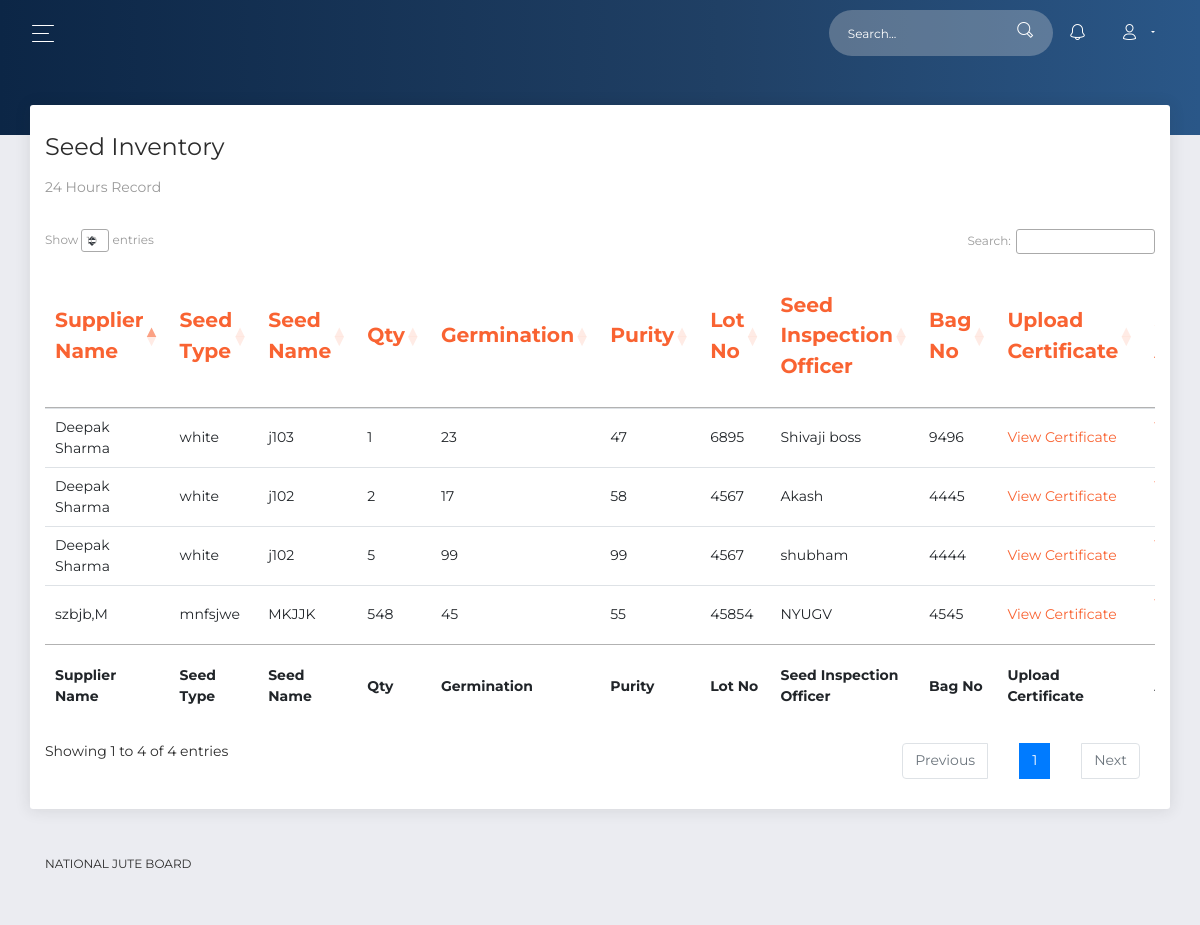
The app's page /viewseed.php (signed in), older data.
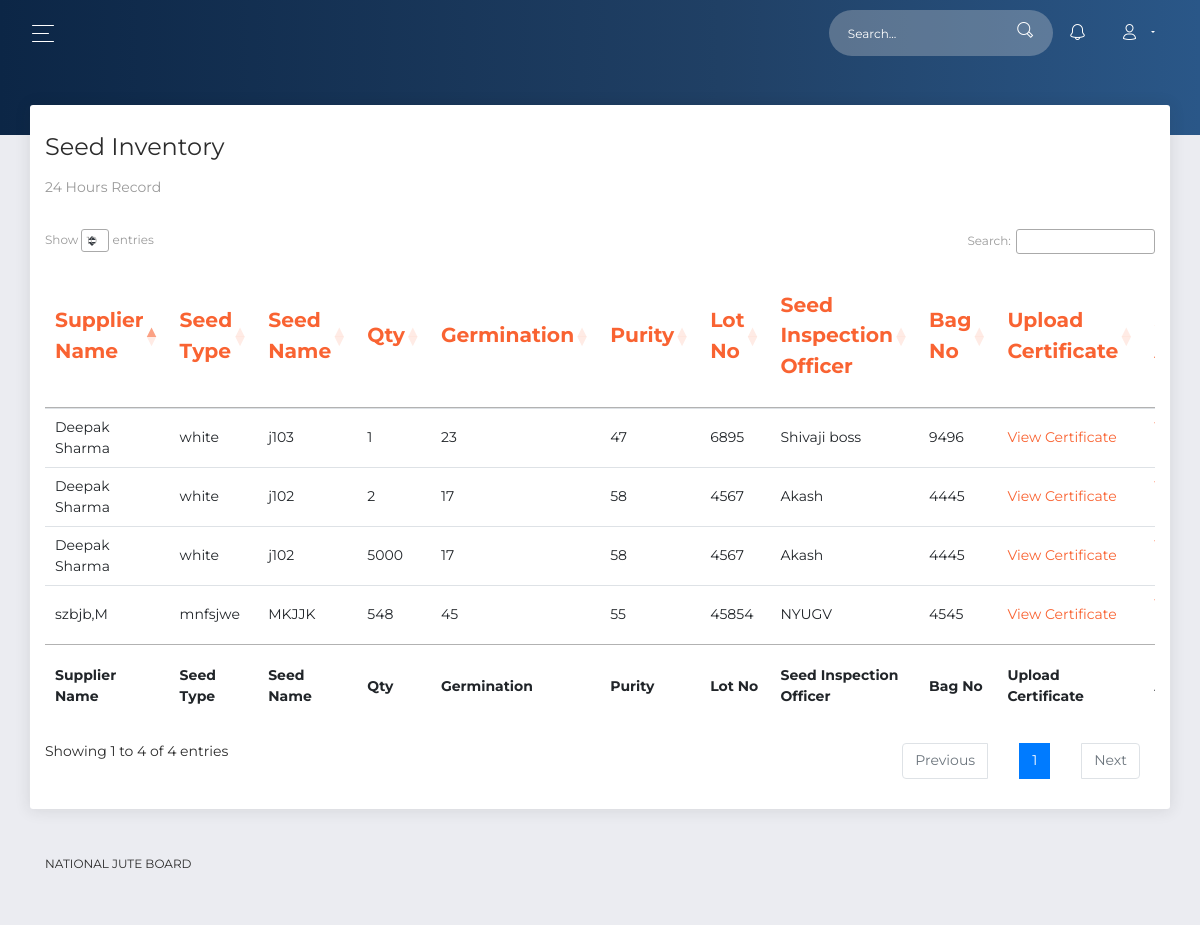
The same page, newer data.
### tables this page shows
CREATE TABLE `inventory` (
  `iid` int(11) NOT NULL,
  `org` varchar(255) NOT NULL,
  `email` varchar(255) NOT NULL,
  `supplier` varchar(255) NOT NULL,
  `seedtype` varchar(255) NOT NULL,
  `seed` varchar(255) NOT NULL,
  `qty` float NOT NULL,
  `germination` float NOT NULL,
  `purity` float NOT NULL,
  `lot` bigint(100) NOT NULL,
  `insofficer` varchar(255) NOT NULL,
  `bag` bigint(100) NOT NULL,
  `certificate` varchar(10000) NOT NULL,
  `analysis` varchar(10000) NOT NULL,
  `created` timestamp NOT NULL DEFAULT CURRENT_TIMESTAMP ON UPDATE CURRENT_TIMESTAMP
);

### viewseed.php (the view, shortened to what this page needs)
<?php
include_once 'database.php';
if (isset($_SESSION['user'])) {
$user=$_SESSION['user'];
$result = mysqli_query($conn,"SELECT * FROM supplier where email='$user'");
 $row = mysqli_fetch_assoc($result);
  $user_type=$row['type'];
$result2 = mysqli_query($conn,"SELECT * FROM inventory where email='$user'");
if($user_type=='Official')
 {
 ?>
<!DOCTYPE html>
<html lang="en">
<head>
  <link rel="stylesheet" href="https://use.fontawesome.com/releases/v5.7.1/css/all.css">
  <link href="assets/css/bootstrap.min.css" rel="stylesheet" />
  <link href="assets/css/now-ui-dashboard.css?v=1.5.0" rel="stylesheet" />
  <link href="assets/demo/demo.css" rel="stylesheet" />
  <link rel="stylesheet" type="text/css" href="https://cdn.datatables.net/1.10.21/css/jquery.dataTables.css">
  <link rel="stylesheet" type="text/css" href="https://cdn.datatables.net/1.10.21/css/dataTables.bootstrap4.min.css">
</head>
<body class="">
  <div class="wrapper ">
    <div class="main-panel" id="main-panel">
      <nav class="navbar navbar-expand-lg navbar-transparent  bg-primary  navbar-absolute">
        <div class="container-fluid">
          <div class="navbar-wrapper">
            <div class="navbar-toggle">
              <button type="button" class="navbar-toggler">
                <span class="navbar-toggler-bar bar1"></span>
                <span class="navbar-toggler-bar bar2"></span>
                <span class="navbar-toggler-bar bar3"></span>
              </button>
            </div>
          </div>
           <?php include('action.php');?>
        </div>
      </nav>
      <div class="panel-header panel-header-sm">
      </div>
      <div class="content">
        <div class="row">
          <div class="col-md-12">
            <div class="card">
              <div class="card-header">
                <h4 class="card-title">Seed Inventory</h4>
                 <p class="card-category">24 Hours Record</p>
              </div>
              <div class="card-body " style="overflow: scroll;">
                <div class="table-responsive">
                  <table class="table" id="example" class="table table-striped table-bordered" style="width:100%">
                    <thead class=" text-primary">
                     <tr>
                      <th>Supplier Name</th>
                       <th>Seed Type</th>
                      <th>Seed Name</th>
                      <th>Qty</th>
                      <th>Germination</th>
                      <th>Purity</th>
                      <th>Lot No</th>
                      <th>Seed Inspection Officer</th>
                      <th>Bag No</th>
                      <th>Upload Certificate</th>
                      <th>Upload Seed Analysis Report</th>
                    </tr>
                  </thead>
                  <tbody>
                    <?php
                    if ($result2->num_rows > 0) {
                    while($row1 = $result2->fetch_assoc()) {
                      echo" <tr>";
                      echo"<td>".$row1['supplier']."</td>";
                       echo"<td>".$row1['seedtype']."</td>";
                       echo"<td>".$row1['seed']."</td>";
                       echo"<td>".$row1['qty']."</td>";
                       echo"<td>".$row1['germination']."</td>";
                       echo"<td>".$row1['purity']."</td>";
                       echo"<td>".$row1['lot']."</td>";
                       echo"<td>".$row1['insofficer']."</td>";
                       echo"<td>".$row1['bag']."</td>";
                      ?>
                       <td><a href="uploads/<?php echo($row1['certificate']); ?>" target="_blank" >View Certificate </a></td>
                        <td><a href="uploads/<?php echo($row1['analysis']); ?>" target="_blank" >View Analysis Report </a></td>
                       <?php
                         echo" </tr>"; }
                        }
                        ?>
                  </tbody>
                  <tfoot>
                    <tr>
                   <th>Supplier Name</th>
                    <th>Seed Type</th>
                      <th>Seed Name</th>
                      <th>Qty</th>
                      <th>Germination</th>
                      <th>Purity</th>
                      <th>Lot No</th>
                      <th>Seed Inspection Officer</th>
                      <th>Bag No</th>
                      <th>Upload Certificate</th>
                      <th>Upload Seed Analysis Report</th>
                    </tr>
                  </tfoot>
                  </table>
                </div>
              </div>
            </div>
          </div>
     <?php include('footer.php'); ?>
    </div>
  </div>
</body>
</html>
<?php
}
}
else{
  header("location: ./login.php");
}?>

Row changes from the older to the newer data that the page shows:
removed inventory: supplier "Deepak Sharma", seedtype "white", seed "j102", qty "5", germination "99", purity "99", lot "4567", insofficer "shubham", bag "4444"
now on this page (row edited): inventory: supplier "Deepak Sharma", seedtype "white", seed "j102", qty "5000", germination "17", purity "58", lot "4567", insofficer "Akash", bag "4445"
